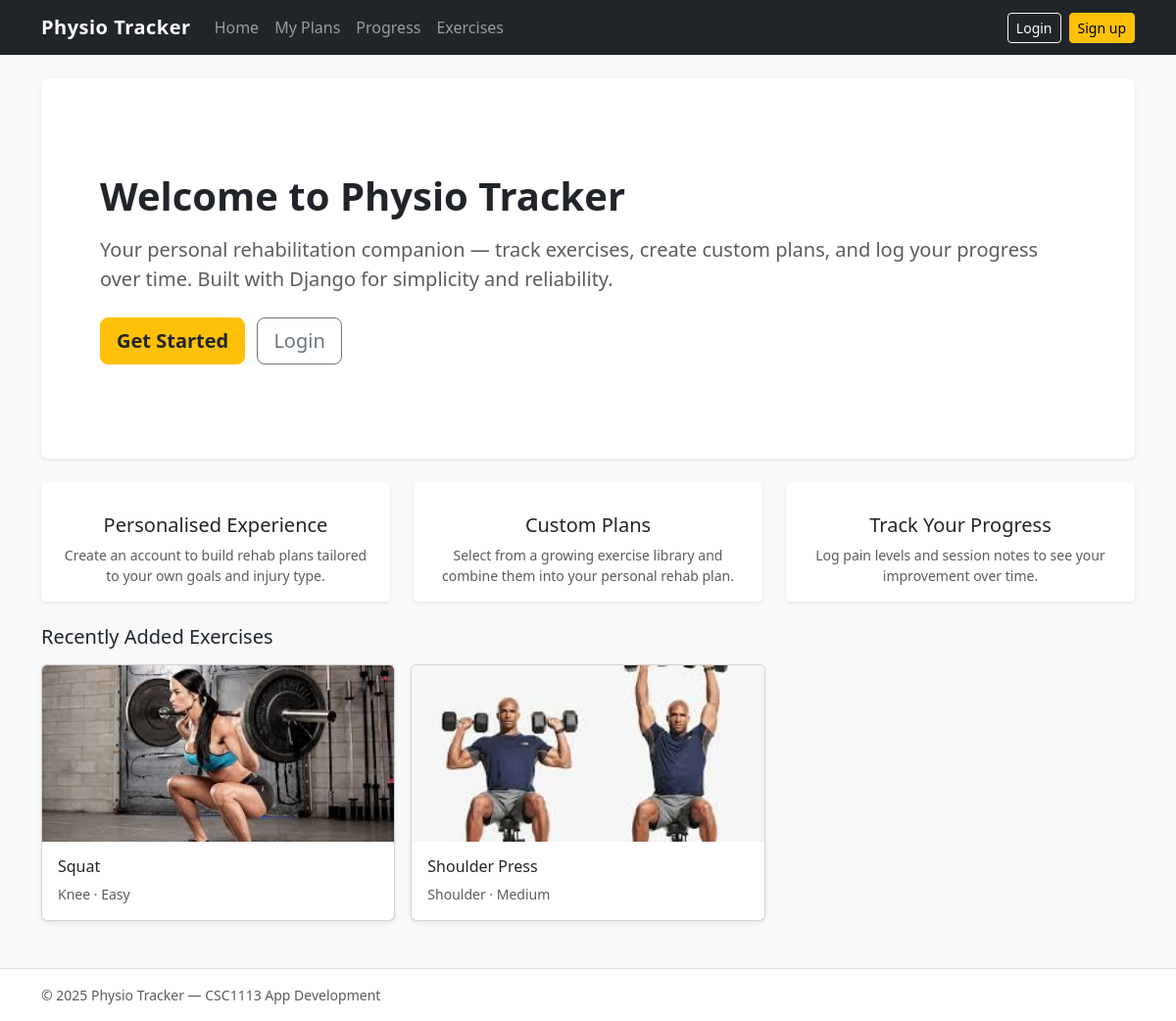
The page / on the database its author committed.
### tracker/models.py (models this page shows, shortened)
class Exercise(models.Model):
    BODY_AREAS = [
        ('Legs', 'Legs'),
        ('Shoulder', 'Shoulder'),
        ('Back', 'Back'),
        ('Neck', 'Neck'),
        ('Other', 'Other'),
    ]
    DIFFICULTIES = [
        ('Easy', 'Easy'),
        ('Medium', 'Medium'),
        ('Hard', 'Hard'),
    ]
    name = models.CharField(max_length=100)
    description = models.TextField()
    body_area = models.CharField(max_length=20, choices=BODY_AREAS)
    difficulty = models.CharField(max_length=10, choices=DIFFICULTIES)
    image = models.ImageField(upload_to='exercises/', blank=True, null=True)

### tracker/views.py (the view)
# urls.py: 2. Add a URL to urlpatterns:  path('', views.home, name='home')
def home(request):
    exercises = Exercise.objects.all()[:3]
    is_physio_user = False
    if request.user.is_authenticated:
        is_physio_user = request.user.groups.filter(name="Physio").exists()
    return render(request, 'home.html', {
        'exercises': exercises,
        'is_physio': is_physio_user,
    })

### tracker/templates/home.html (shortened to what this page needs)
{% extends "base.html" %}
{% block content %}
<div class="p-5 mb-4 bg-white rounded-3 shadow-sm">
  <div class="container py-5">
    <h1 class="display-6 fw-bold mb-3">Welcome to Physio Tracker</h1>
    <p class="lead text-muted mb-4">
      Your personal rehabilitation companion — track exercises, create custom plans,
      and log your progress over time. Built with Django for simplicity and reliability.
    </p>
    {% if request.user.is_authenticated %}
      <a href="{% url 'plan_list' %}" class="btn btn-primary btn-lg me-2">My Plans</a>
      <a href="{% url 'log_list' %}" class="btn btn-outline-secondary btn-lg">View Progress</a>
    {% else %}
      <a href="{% url 'register' %}" class="btn btn-warning btn-lg me-2 text-dark fw-semibold">Get Started</a>
      <a href="{% url 'login' %}" class="btn btn-outline-secondary btn-lg">Login</a>
    {% endif %}
  </div>
</div>
<div class="row g-4 mb-4">
  <div class="col-md-4">
    <div class="card h-100 border-0 shadow-sm">
      <div class="card-body text-center">
        <h5 class="card-title">Personalised Experience</h5>
        <p class="card-text small text-muted">
          Create an account to build rehab plans tailored to your own goals and injury type.
        </p>
      </div>
    </div>
  </div>
  <div class="col-md-4">
    <div class="card h-100 border-0 shadow-sm">
      <div class="card-body text-center">
        <h5 class="card-title">Custom Plans</h5>
        <p class="card-text small text-muted">
          Select from a growing exercise library and combine them into your personal rehab plan.
        </p>
      </div>
    </div>
  </div>
  <div class="col-md-4">
    <div class="card h-100 border-0 shadow-sm">
      <div class="card-body text-center">
        <h5 class="card-title">Track Your Progress</h5>
        <p class="card-text small text-muted">
          Log pain levels and session notes to see your improvement over time.
        </p>
      </div>
    </div>
  </div>
</div>
{% if exercises %}
  <h2 class="h5 mb-3">Recently Added Exercises</h2>
  <div class="row row-cols-1 row-cols-sm-2 row-cols-md-3 g-3">
    {% for ex in exercises %}
      <div class="col">
        <div class="card h-100 shadow-sm">
          {% if ex.image %}
            <img src="{{ ex.image.url }}" class="card-img-top" alt="{{ ex.name }}" style="height:180px;object-fit:cover;">
          {% endif %}
          <div class="card-body">
            <h6 class="card-title">{{ ex.name }}</h6>
            <p class="small text-muted mb-0">{{ ex.body_area }} · {{ ex.difficulty }}</p>
          </div>
        </div>
      </div>
    {% endfor %}
  </div>
{% endif %}
{% endblock %}

### rows shown on the page
Exercise: image (picture), name "Squat", body_area "Knee", difficulty "Easy"
Exercise: image (picture), name "Shoulder Press", body_area "Shoulder", difficulty "Medium"
